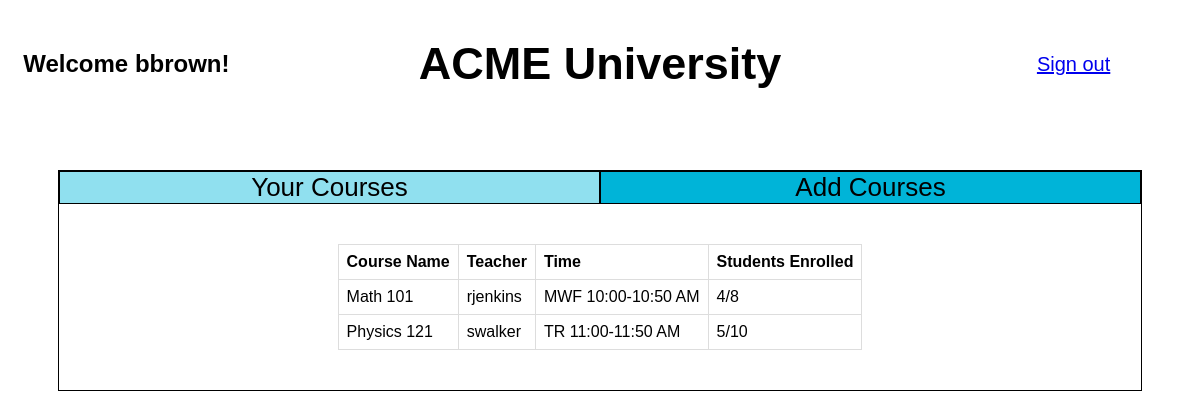
Page /dashboard/student (signed in) on the committed database.
### models.py (models this page shows)
class Class(db.Model):
    __tablename__ = 'classes'
    id = db.Column(db.Integer, primary_key=True)
    name = db.Column(db.String, nullable=False)
    teacher_id = db.Column(db.Integer, db.ForeignKey('auth.id'), nullable=False)
    time = db.Column(db.String, nullable=False)
    capacity = db.Column(db.Integer, nullable=False)
    teacher = db.relationship('User', backref='classes', lazy=True)

class User(db.Model):
    __tablename__ = 'auth'
    id = db.Column(db.Integer, primary_key=True)
    username = db.Column(db.String, unique=True, nullable=False)
    password = db.Column(db.String, nullable=False)  # Store plaintext password here
    role = db.Column(db.String, nullable=False)  # 'student', 'teacher', 'admin'

### app.py (the view, shortened to what this page needs)
@app.route('/dashboard/<role>')
def dashboard(role):
    if role == 'student':
        student_id = session.get('id')
        if not student_id:
            flash("Unauthorized access! Please log in.", "danger")
            return redirect(url_for("login"))
        result = Class.query.all()
        classes = [
            {
                'id': class_.id,
                'name': class_.name,
                'teacher': User.query.get(class_.teacher_id).username,
                'time': class_.time,
                'capacity': f"{Enrollment.query.filter_by(class_id=class_.id).count()}/{class_.capacity}",
                'enrolled': '+' if not Enrollment.query.filter_by(student_id=student_id, class_id=class_.id).first() else '-'
            }
            for class_ in result
        ]
        enrolled_classes = Enrollment.query.filter_by(
            student_id=student_id).all()
        enrolled_list = [
            {
                'id': class_.class_id,
                'name': class_.class_.name,
                'teacher': User.query.get(class_.class_.teacher_id).username,
                'time': class_.class_.time,
                'capacity': f"{Enrollment.query.filter_by(class_id=class_.class_id).count()}/{class_.class_.capacity}"
            }
            for class_ in enrolled_classes
        ]
        return render_template('studentDashboard.html', classes=classes, enrolledList=enrolled_list)
    return render_template('dashboard.html', role=role)

### templates/studentDashboard.html (shortened to what this page needs)
<!DOCTYPE html>
<html lang="en">
  <head>
  </head>
  <body>
    <div class="header">
      <h2 class="headeritem">Welcome {{session.get("username")}}!</h2>
      <h1 class="headercenter">ACME University</h1>
      <a
        class="headeritem"
        style="font-size: 20px"
        href="{{ url_for('logout') }}"
        >Sign out</a
      >
    </div>
    <div class="classesDisplayConatainer">
      <div class="classTabsContainer">
        <div
          class="classTabActive"
          id="yourClasses"
          onclick="selectTab(event, 'currentlyEnrolled')"
        >
          Your Courses
        </div>
        <div
          class="classTab"
          id="addClasses"
          onclick="selectTab(event, 'fullCatalog')"
        >
          Add Courses
        </div>
      </div>
      <div id="currentlyEnrolled" class="classListInitial">
        {% if enrolledList | length != 0 %}
        <table>
          <tr>
            <th>Course Name</th>
            <th>Teacher</th>
            <th>Time</th>
            <th>Students Enrolled</th>
          </tr>
          {% for class_ in enrolledList %}
          <tr>
            <td>{{class_["name"]}}</td>
            <td>{{class_["teacher"]}}</td>
            <td>{{class_["time"]}}</td>
            <td>{{class_["capacity"]}}</td>
          </tr>
          {% endfor %}
        </table>
        {% else %}
        <div>No Classes to Display</div>
        {% endif %}
      </div>
    </div>
  </body>
</html>

### templates/studentDashboard.html (style rules this page uses)
body { font-family: Arial, Helvetica, sans-serif; }
table { border-collapse: collapse; width: 100%; }
td, th { border: 1px solid #dddddd; text-align: left; padding: 8px; }
.header { display: flex; flex-direction: row; align-items: center; justify-content: space-between; }
.headeritem { width: 20%; display: flex; flex-direction: column; align-items: center; }
.headercenter { display: flex; flex-direction: column; align-items: center; font-size: 45px; }
.classesDisplayConatainer { display: flex; flex-direction: column; align-items: center; margin: 50px; border: 1px solid black; }
.classTabsContainer { display: flex; flex-direction: row; width: 100%; }
.classTab { border: 1px solid black; text-align: center; font-size: 26px; background: #00b4d8; width: 50%; }
.classTabActive { border: 1px solid black; text-align: center; font-size: 26px; background: #90e0ef; width: 50%; }
.classListInitial { display: flex; padding: 40px; }

### rows in the picture
Class: name "Math 101", time "MWF 10:00-10:50 AM"
User: teacher "rjenkins"
Class: name "Physics 121", time "TR 11:00-11:50 AM"
User: teacher "swalker"

### other values in the picture
{{ session.get("username") }} "bbrown"
{{ class_["capacity"] }} "4/8" "5/10"
